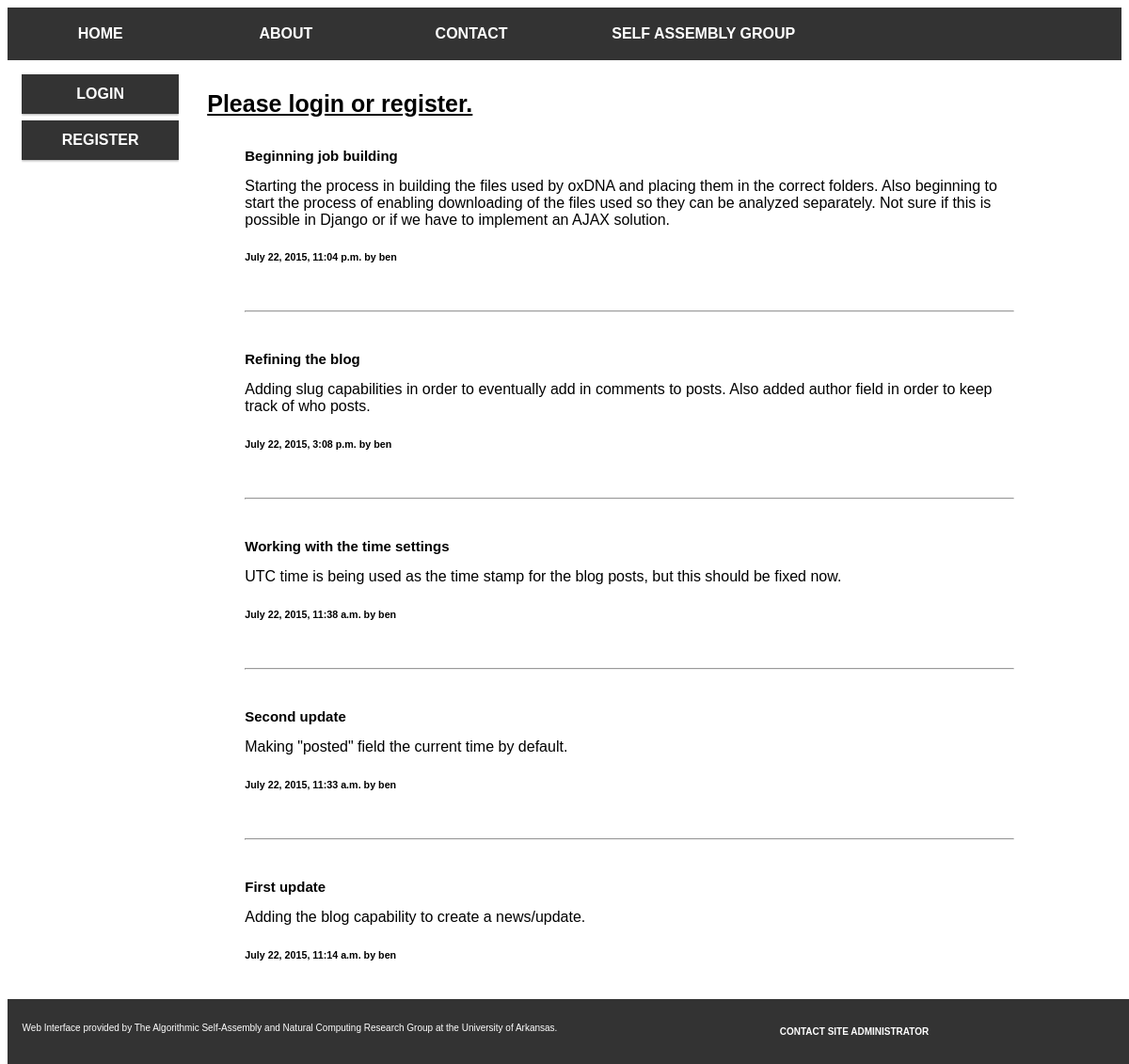
/ox_web/, run on the app's committed database.
### ox_web/models.py (models this page shows, shortened)
class Blog(models.Model):
  title = models.CharField(max_length=100, unique=True)
  slug = models.SlugField(max_length=100, unique=True)
  body = models.TextField()
  author = models.CharField(max_length=100)
  posted = models.DateTimeField(default=timezone.now)

### ox_web/views.py (the view)
def index(request):
  blog_list = Blog.objects.order_by('-posted')[:10]
  context_dict = {'blog_list': blog_list}
  return render(request, 'ox_web/index.html', context_dict)

### templates/ox_web/index.html (shortened to what this page needs)
{% extends 'base.html' %}
{% load staticfiles %}
{% block body_block %}
  {% if user.is_authenticated %}
    <h1 style="text-transform: capitalize;">Hello {{user.username}}</h1>
  {% else %}
    <h1>Please login or register.</h1>
  {% endif %}
  {% if blog_list %}
    <ul>
      {% for post in blog_list %}
        <h3>{{ post.title }}</h3>
        {{ post.body }}
        <h6>{{ post.posted }} by {{ post.author }}</h6>
        <br /><hr><br />
      {% endfor %}
    </ul>
  {% else %}
    There are no posts.
  {% endif %}
{% endblock %}

### static/main.css (style rules this page uses)
* { box-sizing: border-box; }
html { font-family: "Lucida Sans", sans-serif; }
ul { overflow: hidden; }
h1 { font-size: 25px; text-decoration: underline }
h3 { font-size: 15px; }

### data on the page
Blog: title "Beginning job building", body "Starting the process in building the files used by oxDNA and placing them in the correct folders. Also beginning to start the process of enabling downloading of the files used so they can be analyzed separately. Not sure if this is possible in Django or if we have to implement an AJAX solution.", posted "July 22, 2015, 11:04 p.m.", author "ben"
Blog: title "Refining the blog", body "Adding slug capabilities in order to eventually add in comments to posts. Also added author field in order to keep track of who posts.", posted "July 22, 2015, 3:08 p.m.", author "ben"
Blog: title "Working with the time settings", body "UTC time is being used as the time stamp for the blog posts, but this should be fixed now.", posted "July 22, 2015, 11:38 a.m.", author "ben"
Blog: title "Second update", body "Making \"posted\" field the current time by default.", posted "July 22, 2015, 11:33 a.m.", author "ben"
Blog: title "First update", body "Adding the blog capability to create a news/update.", posted "July 22, 2015, 11:14 a.m.", author "ben"
